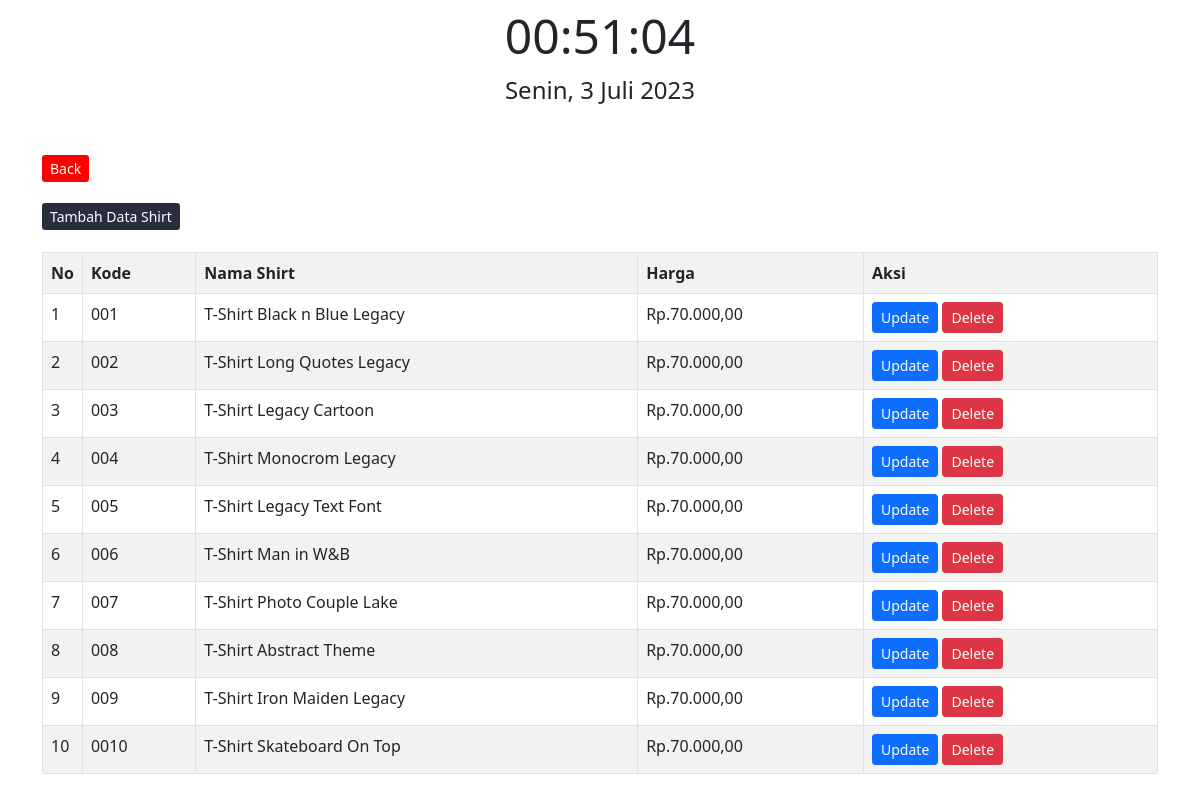
The app's page /adminlegacy/data_shirt.php with its own data.
### tables this page shows
CREATE TABLE `shirt` (
  `id` int(30) NOT NULL,
  `kode` varchar(30) NOT NULL,
  `nama` varchar(225) NOT NULL,
  `harga` varchar(225) NOT NULL
);

### adminlegacy/data_shirt.php (the view, shortened to what this page needs)
<!DOCTYPE html>
<html>
<head>
    <link href="https://cdn.jsdelivr.net/npm/bootstrap@5.0.2/dist/css/bootstrap.min.css" rel="stylesheet">
</head>
<body>
    <div id="datetime-container">
        <div id="clock"></div>
        <div id="date"></div>
    </div>
    <div class="container">
        <div class="panel">
            <div class="panel-body">
                <br><br>
                <a href="kategori.php" class="btn1 btn-sm pull-left">Back</a><br><br>
                <a href="tambah_shirt.php" class="btn0 btn-sm pull-left">Tambah Data Shirt</a>
                <br />
                <br />
                <table class="table table-bordered table-striped">
                    <tr>
                        <th width="1%">No</th>
                        <th>Kode</th>
                        <th>Nama Shirt</th>
                        <th>Harga</th>
                        <th>Aksi</th>
                    </tr>
                    <?php
                    include 'koneksi.php';
                    $data = mysqli_query($koneksi, "select * from shirt");
                    while ($d = mysqli_fetch_array($data)) {
                    ?>
                        <tr>
                            <td><?php echo $d['id'] ?></td>
                            <td><?php echo $d['kode'] ?></td>
                            <td><?php echo $d['nama'] ?></td>
                            <td><?php echo $d['harga'] ?></td>
                            <td>
                                <a href="edit_shirt.php?id=<?php echo $d['id']; ?>" class="btn btn-sm btn-primary">Update</a>
                                <a href="hapus_shirt.php?id=<?php echo $d['id']; ?>" onclick="hey()" class="btn btn-sm btn-danger">Delete</a>
                            </td>
                        </tr>
                    <?php
                    }
                    ?>
                </table>
            </div>
        </div>
    </div>
</body>
</html>

### adminlegacy/data_shirt.php (style rules this page uses)
#clock { font-size: 48px; text-align: center; }
* { box-sizing: border-box; }
.btn0 { background-color: #282E3E; color: white; text-decoration: none; }
.btn1 { background-color: red; color: white; text-decoration: none; }
#date { font-size: 24px; text-align: center; }

### records on screen
shirt: id "1", kode "001", nama "T-Shirt Black n Blue Legacy", harga "Rp.70.000,00"
shirt: id "2", kode "002", nama "T-Shirt Long Quotes Legacy", harga "Rp.70.000,00"
shirt: id "3", kode "003", nama "T-Shirt Legacy Cartoon", harga "Rp.70.000,00"
shirt: id "4", kode "004", nama "T-Shirt Monocrom Legacy", harga "Rp.70.000,00"
shirt: id "5", kode "005", nama "T-Shirt Legacy Text Font", harga "Rp.70.000,00"
shirt: id "6", kode "006", nama "T-Shirt Man in W&B", harga "Rp.70.000,00"
shirt: id "7", kode "007", nama "T-Shirt Photo Couple Lake", harga "Rp.70.000,00"
shirt: id "8", kode "008", nama "T-Shirt Abstract Theme", harga "Rp.70.000,00"
shirt: id "9", kode "009", nama "T-Shirt Iron Maiden Legacy", harga "Rp.70.000,00"
shirt: id "10", kode "0010", nama "T-Shirt Skateboard On Top", harga "Rp.70.000,00"
